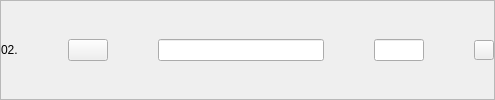
              <widget class="QFrame" name="result2">
               <property name="frameShape">
                <enum>QFrame::StyledPanel</enum>
               </property>
               <property name="frameShadow">
                <enum>QFrame::Raised</enum>
               </property>
               <layout class="QHBoxLayout" name="horizontalLayout_26" stretch="1,0,10,3,0">
                <property name="spacing">
                 <number>50</number>
                </property>
                <property name="leftMargin">
                 <number>0</number>
                </property>
                <property name="topMargin">
                 <number>0</number>
                </property>
                <property name="rightMargin">
                 <number>0</number>
                </property>
                <property name="bottomMargin">
                 <number>0</number>
                </property>
                <item>
                 <widget class="QLabel" name="nro2">
                  <property name="text">
                   <string>02.</string>
                  </property>
                 </widget>
                </item>
                <item>
                 <widget class="QPushButton" name="seeResult2Button">
                  <property name="text">
                   <string/>
                  </property>
                  <property name="icon">
                   <iconset resource="../resources.qrc">
                    <normaloff>:/Buttons/img/amacapy-boton-ver.png</normaloff>:/Buttons/img/amacapy-boton-ver.png</iconset>
                  </property>
                  <property name="iconSize">
                   <size>
                    <width>30</width>
                    <height>30</height>
                   </size>
                  </property>
                 </widget>
                </item>
                <item>
                 <widget class="QLineEdit" name="titleResult2"/>
                </item>
                <item>
                 <widget class="QLineEdit" name="priceResult2">
                  <property name="maximumSize">
                   <size>
                    <width>120</width>
                    <height>16777215</height>
                   </size>
                  </property>
                 </widget>
                </item>
                <item>
                 <widget class="QPushButton" name="deleteResult2Button">
                  <property name="sizePolicy">
                   <sizepolicy hsizetype="Fixed" vsizetype="Fixed">
                    <horstretch>0</horstretch>
                    <verstretch>0</verstretch>
                   </sizepolicy>
                  </property>
                  <property name="maximumSize">
                   <size>
                    <width>20</width>
                    <height>20</height>
                   </size>
                  </property>
                  <property name="text">
                   <string/>
                  </property>
                  <property name="icon">
                   <iconset resource="../resources.qrc">
                    <normaloff>:/Buttons/img/amacapy-boton-eliminar.png</normaloff>:/Buttons/img/amacapy-boton-eliminar.png</iconset>
                  </property>
                  <property name="iconSize">
                   <size>
                    <width>20</width>
                    <height>20</height>
                   </size>
                  </property>
                 </widget>
                </item>
               </layout>
              </widget>
